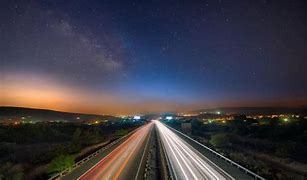
%> input picture image/13.jpeg, 307 x 180 px
$ octave src.m   (GNU Octave 9; MATLAB toolbox functions it lacks are replaced by stand-ins)
%> lines starting %> are read from the running program, lines starting %| are printed output that depends on the picture; in (x1, y1, x2, y2) boxes, pixels count from 0 and x2, y2 are one past the last pixel; in counts of white or black regions, pixels touching at a corner belong together; the program's own positions count from 1
clear all;
clc;
close all;
RGB = imread('13.jpeg');
%> RGB is the input picture: size 180x307x3 uint8; mean R, G, B 63.6, 60.6, 70.1
%% 转为灰度图
ori_img = 0.5*RGB(:,:,1)+0.5*RGB(:,:,2);
%% 高斯滤波
FFT_img = fft2(ori_img);
FFT_img = fftshift(FFT_img);
[M, N] = size(ori_img);
%> M = 180; N = 307
m = floor(M/2);
%> m = 90
n = floor(N/2);
%> n = 153
d0 = 50;
for i = 1:M
    for j = 1:N
        D(i,j) = ((i-m).^2+(j-n).^2);
        H(i,j) = exp(-D(i,j)./(2*d0^2));
    end
end
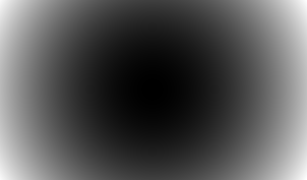
%> D: size 180x307 double; min 0, max 31816, mean 10555.2; drawn with min black and max white
IFFT_img = (H.*FFT_img);
IFFT_img = ifftshift(IFFT_img);
IFFT_img = ifft2(IFFT_img);
cha_img = real(IFFT_img);
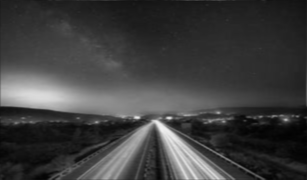
%> cha_img: size 180x307 double; min 1.95, max 240, mean 62.5
cha_img = uint8(cha_img);
%> cha_img: size 180x307 uint8
figure;
subplot(231);
imshow(ori_img);
title('原图像');
subplot(232);
imshow(cha_img);
title('高斯滤波');
%% OTSU算法二分
p = [];
for i=1:256
    p(i) = 0;
end
OTSU = cha_img;
for i=1:M
    for j=1:N
        k = cha_img(i, j)+1;
        p(k) = p(k) + 1;
    end
end
%> after the loop, p = 256 values, max 1056 at index 42, min 0 at index 1, mean 215.9
p = p / (M * N);
%> p = 256 values, max 0.0191 at index 42, min 0 at index 1, mean 0.00391
deta = [];
mG = 0;
for i=0:255
    mG = mG + i*p(i+1);
end
%> this loop made 256 passes
%> mG on passes 1 to 3: 0, 0, 0.000181
%> after the loop, mG = 62.54
for k=0:255
    m = 0;
    p1 = 0;
    for i=0:k
        m = m + i * p(i+1);
        p1 = p1 + p(i+1);
    end
    deta(k+1) = (mG * p1 - m)^2 / p1 / (1 - p1);
end
[Max, k] = max(deta);
%> Max = 1485.7; k = 94
k = k-1;
%> k = 93
for i=1:M
    for j=1:N
        if(cha_img(i, j) < 1.15*k)
            OTSU(i, j) = 0;
        else
            OTSU(i, j) = 255;
        end
    end
end
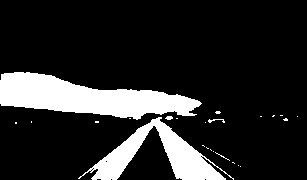
%> OTSU: size 180x307 uint8; 15.7% white; 24 white regions (20 under 20 px)
subplot(233);
imshow(OTSU);
title('OTSU二分');
%% 去除无关区域
L = bwlabel(OTSU,8);
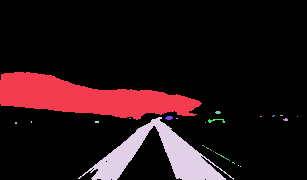
%> L: size 180x307 double; 25 distinct labels, from 0 to 24; one colour per label, 0 black
area = regionprops(L, 'Area');
%> area = 24 regions; largest, Area: 5390, 3150, 31, 24, 17
perimeter = regionprops(L, 'Perimeter');
%> perimeter = 24 regions; first 5, Perimeter: 466.1, 3.56, 1.96, 516, 7.48
boundingbox = regionprops(L, 'BoundingBox');
%> boundingbox = 24 regions; largest, box (x1, y1, x2, y2): (78, 117, 234, 180), (0, 72, 202, 120), (215, 152, 230, 161), (208, 119, 225, 123), (165, 116, 173, 120)
n = size(area);
%> n = [24 1]
kill = [];
ki = 0;
boundarea = [];
for i=1:n
    if area(i).Area < 30
        ki = ki + 1;
        kill(ki) = i;
    else
        if perimeter(i).Perimeter < 10
            ki = ki + 1;
            kill(ki) = i;
        else
            xy = boundingbox(i).BoundingBox;
            if xy(2) < N * 0.15
                ki = ki + 1;
                kill(ki) = i;
            end
        end
    end
    xy = boundingbox(i).BoundingBox;
    boundarea(i) = xy(3) * xy(4);
end
%> this loop made 24 passes
%> after the loop, boundarea = 24 values, max 9828 at index 4, min 1 at index 10, mean 827; kill = 21 values from 2 to 24
[Max, label] = max(boundarea);
%> Max = 9828; label = 4
taba = ismember(L, kill);
%> taba: size 180x307 logical; 0.2% white in thin lines or dots, all inside (x1, y1, x2, y2) = (15, 111, 298, 167)
OTSU = OTSU .* uint8(1 - taba);
%> OTSU: size 180x307 uint8; 15.5% white; 3 white regions, box (x1, y1, x2, y2) and area: (0, 72, 202, 120) 5390, (78, 117, 234, 180) 3150, (208, 119, 225, 123) 31
subplot(234);
imshow(OTSU);
title('去除冗杂');
%% 边缘检测
Canny(2:M+1,2:N+1) = OTSU;
%> Canny: size 181x308 uint8; 15.4% white; 3 white regions, box (x1, y1, x2, y2) and area: (1, 73, 203, 121) 5390, (79, 118, 235, 181) 3150, (209, 120, 226, 124) 31
Canny(1, :) = 0;
Canny(:, 1) = 0;
Canny(M+2, :) = 0;
Canny(:, N+2) = 0;
canny = OTSU;
can = [0 1 0; 1 -4 1; 0 1 0];
Canny = double(Canny);
for i = 1:M
    for j = 1:N
        canny(i, j) = sum(sum(can .* Canny(i:i+2, j:j+2)));
    end
end
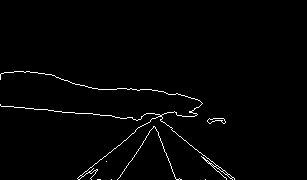
%> canny: size 180x307 uint8; 1.5% white in thin lines or dots, all inside (x1, y1, x2, y2) = (0, 71, 235, 180)
subplot(235);
imshow(canny);
title('边缘检测');
%%
[H,theta,rho] = hough(canny);
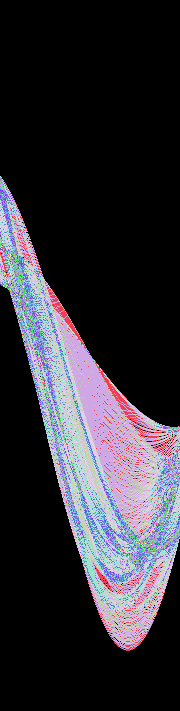
%> H: size 711x180 double; 53 distinct labels, from 0 to 93; one colour per label, 0 black
%> theta = 180 values from -90 to 89; rho = 711 values from -355 to 355
P  = houghpeaks(H,5,'threshold',ceil(0.3*max(H(:))));
%> P = [251 6; 543 142; 359 39; 246 3; 452 69]
lines = houghlines(canny,theta,rho,P);
%> lines = 4 lines; point1 to point2 (x, y): (1, 106) to (162, 120), (157, 115) to (78, 179), (173, 131) to (235, 180), (150, 114) to (177, 180)
subplot(236);
imshow(canny);
hold on
max_len = 0;
for k = 1:length(lines)
   xy = [lines(k).point1; lines(k).point2];
   plot(xy(:,1),xy(:,2),'LineWidth',2,'Color','green');

   % Plot beginnings and ends of lines
   plot(xy(1,1),xy(1,2),'x','LineWidth',2,'Color','yellow');
   plot(xy(2,1),xy(2,2),'x','LineWidth',2,'Color','red');

   % Determine the endpoints of the longest line segment
   len = norm(lines(k).point1 - lines(k).point2);
   if ( len > max_len)
      max_len = len;
      xy_long = xy;
   end
end
%> this loop made 4 passes
%> (len, max_len, xy_long) on pass 1: (161.6, 161.6, [1 106; 162 120])
%> (xy, len) on passes 2 to 4: ([157 115; 78 179], 101.7), ([173 131; 235 180], 79.03), ([150 114; 177 180], 71.31)
title('霍夫变换');
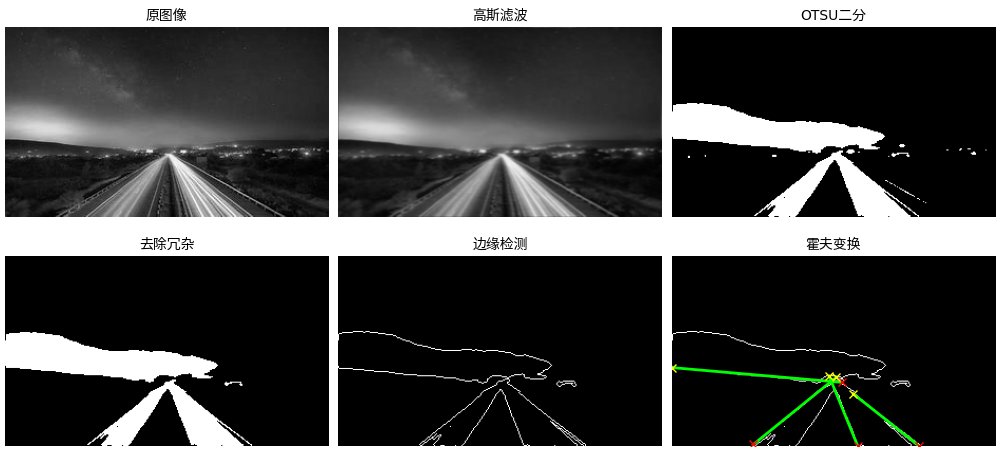
%> figure redrawn from the program's plot data, 6 panels

$ run again, with image/1.jpeg copied over image/13.jpeg
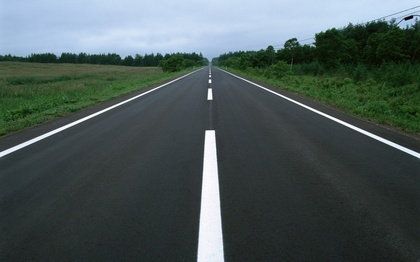
%> input picture image/1.jpeg, 420 x 262 px, shrunk from 1200 x 750 before the run
%> RGB is the input picture: size 262x420x3 uint8; mean R, G, B 76.3, 89.3, 88.8
%> after the loop `for i=1:M`: p = 256 values, max 2759 at index 42, min 0 at index 1, mean 429.8
%> `p = p / (M * N);`: p = 256 values, max 0.0251 at index 42, min 0 at index 1, mean 0.00391
%> the loop `for i=0:255` made 256 passes
%> mG on passes 1 to 3: 0, 0, 0
%> after the loop `for i=0:255`: mG = 83.28
%> `[Max, k] = max(deta);`: Max = 3473.6; k = 126
%> `k = k-1;`: k = 125
%> after the loop `for i=1:M`:
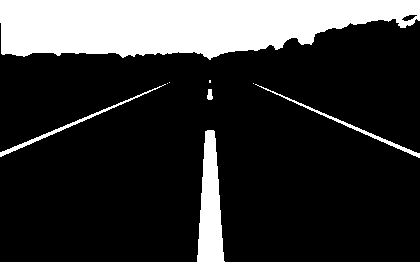
%> OTSU: size 262x420 uint8; 20.5% white; 9 white regions (4 under 20 px)
%> L: size 262x420 double; 10 distinct labels, from 0 to 9
%> area = 9 regions; largest, Area: 18996, 2418, 534, 513, 51
%> perimeter = 9 regions; first 5, Perimeter: 957.8, 361.3, 0, 0, 294.8
%> boundingbox = 9 regions; largest, box (x1, y1, x2, y2): (0, 0, 420, 60), (255, 84, 420, 158), (0, 84, 166, 157), (197, 130, 225, 262), (207, 89, 213, 100)
%> `n = size(area);`: n = [9 1]
%> the loop `for i=1:n` made 9 passes
%> after the loop `for i=1:n`: boundarea = [25200 12118 1 1 3696 66 6 1 12210]; kill = [1 3 4 7 8]
%> `[Max, label] = max(boundarea);`: Max = 25200; label = 1
%> taba: size 262x420 logical; 17.3% white; 5 white regions (4 under 20 px), largest, box (x1, y1, x2, y2) and area: (0, 0, 420, 60) 18996
%> `[H,theta,rho] = hough(canny);`:
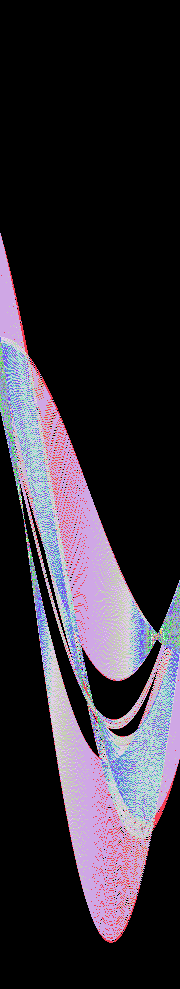
%> H: size 989x180 double; 70 distinct labels, from 0 to 135; one colour per label, 0 black
%> theta = 180 values from -90 to 89; rho = 989 values from -494 to 494
%> P = [518 24; 635 158; 700 87; 708 95; 533 27]
%> lines = 3 lines; point1 to point2 (x, y): (256, 84) to (419, 153), (165, 84) to (5, 151), (216, 132) to (225, 261)
%> the loop `for k = 1:length(lines)` made 3 passes
%> (len, max_len, xy_long) on pass 1: (177, 177, [256 84; 419 153])
